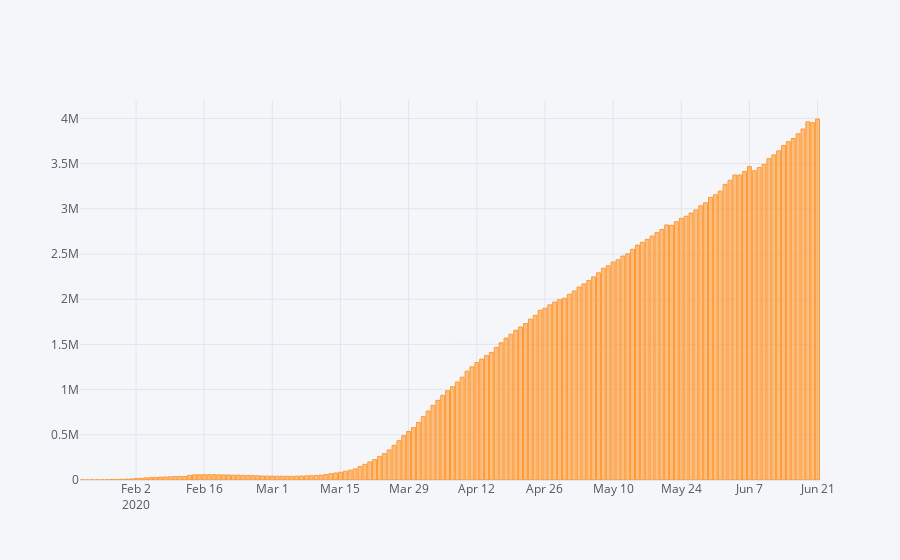

Here is the notebook cell this chart was saved with:
### Code cell
#####USING plotly
df.iplot(kind='bar',x='Date',y='T_Active_Cases')

### Figure 1 — Plotly figure (JSON) as saved in the notebook; plotly's stock layout.template omitted (floating-point values rounded to 4 significant figures; data arrays with more than 128 entries replaced by an {"elided": "..."} marker saying what was removed)
{"data": [{"marker": {"color": "rgba(255, 153, 51, 0.6)", "line": {"color": "rgba(255, 153, 51, 1.0)", "width": 1}}, "name": "T_Active_Cases", "orientation": "v", "text": "", "type": "bar", "x": {"elided": "152 str values"}, "y": {"elided": "152 int values"}}], "layout": {"legend": {"bgcolor": "#F5F6F9", "font": {"color": "#4D5663"}}, "paper_bgcolor": "#F5F6F9", "plot_bgcolor": "#F5F6F9", "title": {"font": {"color": "#4D5663"}}, "xaxis": {"gridcolor": "#E1E5ED", "showgrid": true, "tickfont": {"color": "#4D5663"}, "title": {"font": {"color": "#4D5663"}, "text": ""}, "zerolinecolor": "#E1E5ED"}, "yaxis": {"gridcolor": "#E1E5ED", "showgrid": true, "tickfont": {"color": "#4D5663"}, "title": {"font": {"color": "#4D5663"}, "text": ""}, "zerolinecolor": "#E1E5ED"}}}
